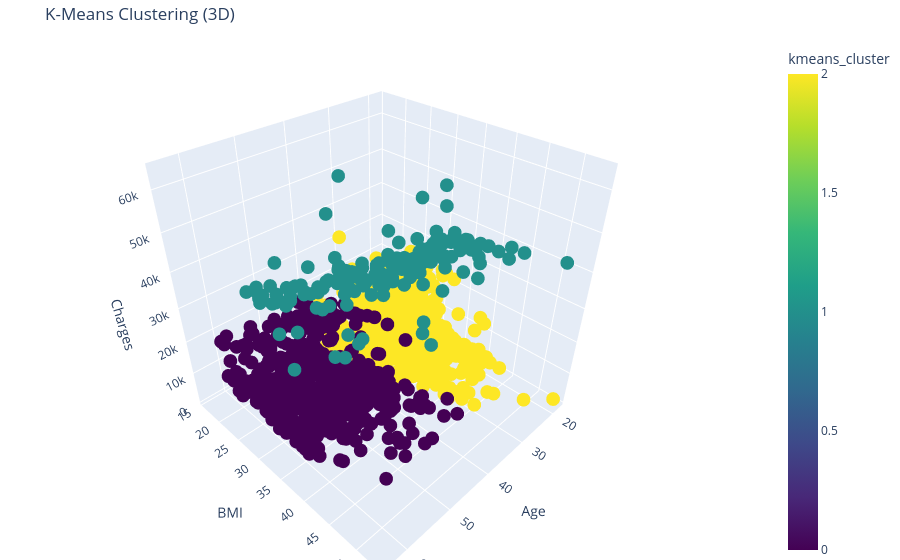

Write notebook code for a chart like this one.
### Markdown cell above
## 1. Apply K-Means Clustering

### Code cell
# use a subset of features for clustering (age, bmi, charges are good segmentation features)
cluster_features = df[['age', 'bmi', 'charges']]

# scale before clustering - KMeans is distance based, so scale matters
cluster_scaler = StandardScaler()
cluster_scaled = cluster_scaler.fit_transform(cluster_features)

# call the model
kmeans = KMeans(n_clusters=3, random_state=42) # random_state42 means we get the same result

# fit and predict cluster labels
df['kmeans_cluster'] = kmeans.fit_predict(cluster_scaled)

# df[['age', 'bmi', 'charges', 'kmeans_cluster']].head()

# Plot the data points with different colors for different clusters
import plotly.express as px

fig = px.scatter_3d(
    df,
    x='age',
    y='bmi',
    z='charges',
    color='kmeans_cluster',
    color_continuous_scale='viridis',
    title='K-Means Clustering (3D)'
)

fig.update_layout(
    scene=dict(
        xaxis_title='Age',
        yaxis_title='BMI',
        zaxis_title='Charges'
    ),
    margin=dict(l=0, r=0, b=0, t=40)
)

fig.show()

### Figure 1 — Plotly figure (JSON) as saved in the notebook; plotly's stock layout.template omitted (floating-point values rounded to 4 significant figures; data arrays with more than 128 entries replaced by an {"elided": "..."} marker saying what was removed)
{"data": [{"hovertemplate": "age=%{x}<br>bmi=%{y}<br>charges=%{z}<br>kmeans_cluster=%{marker.color}<extra></extra>", "legendgroup": "", "marker": {"color": {"elided": "1338 int values"}, "coloraxis": "coloraxis", "symbol": "circle"}, "mode": "markers", "name": "", "scene": "scene", "showlegend": false, "type": "scatter3d", "x": {"elided": "1338 float values"}, "y": {"elided": "1338 float values"}, "z": {"elided": "1338 float values"}}], "layout": {"coloraxis": {"autocolorscale": false, "colorbar": {"title": {"text": "kmeans_cluster"}}, "colorscale": [[0, "#440154"], [0.1111, "#482878"], [0.2222, "#3e4989"], [0.3333, "#31688e"], [0.4444, "#26828e"], [0.5556, "#1f9e89"], [0.6667, "#35b779"], [0.7778, "#6ece58"], [0.8889, "#b5de2b"], [1, "#fde725"]]}, "legend": {"tracegroupgap": 0}, "margin": {"b": 0, "l": 0, "r": 0, "t": 40}, "scene": {"domain": {"x": [0, 1], "y": [0, 1]}, "xaxis": {"title": {"text": "Age"}}, "yaxis": {"title": {"text": "BMI"}}, "zaxis": {"title": {"text": "Charges"}}}, "title": {"text": "K-Means Clustering (3D)"}}}
